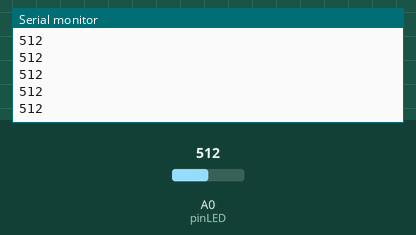
Recording of a sketch running on a simulated Arduino Uno, built with avr-gcc and run on an emulated ATmega328P. On the bench: the last lines printed to the serial monitor. Inputs (shaded band) come from the test bench; at power-on: A0 (pinLED) = 512.

Above: at 1.2 s.
1.3 s: A0 (pinLED) set to 716
At 2.4 s:
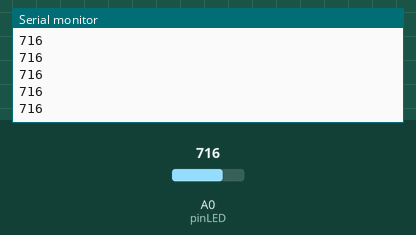
2.8 s: A0 (pinLED) set to 900
At 3.9 s:
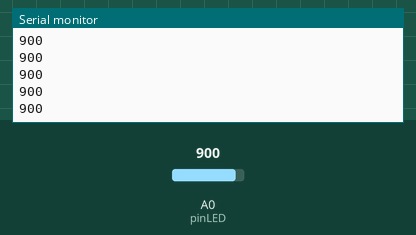
Timing chart, 0 to 5.8 s (numbered marks = the images above; inputs shaded):
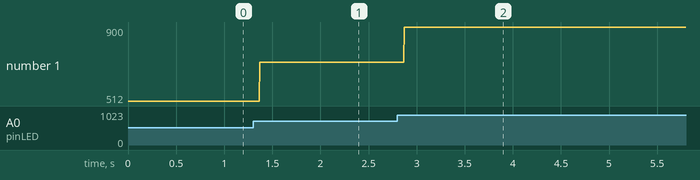

The sketch:

sketch_feb12a.ino
```cpp
/*
 Mi mamá me mima mucho
 */
const int pinLED = A0;

void setup() {

  Serial.begin(9600);
  pinMode(pinLED,INPUT);
}

void loop() {
  // put your main code here, to run repeatedly:

  Serial.println(analogRead(pinLED));
}
```

Measured:
- after the input at 1.3 s, the serial monitor: prints a new line after 0.07 s (image 1)
- after the input at 2.8 s, the serial monitor: prints a new line after 0.07 s (image 2)
- plotted number 1: 512 → 716 after the input at 1.3 s, 716 → 900 after the input at 2.8 s
